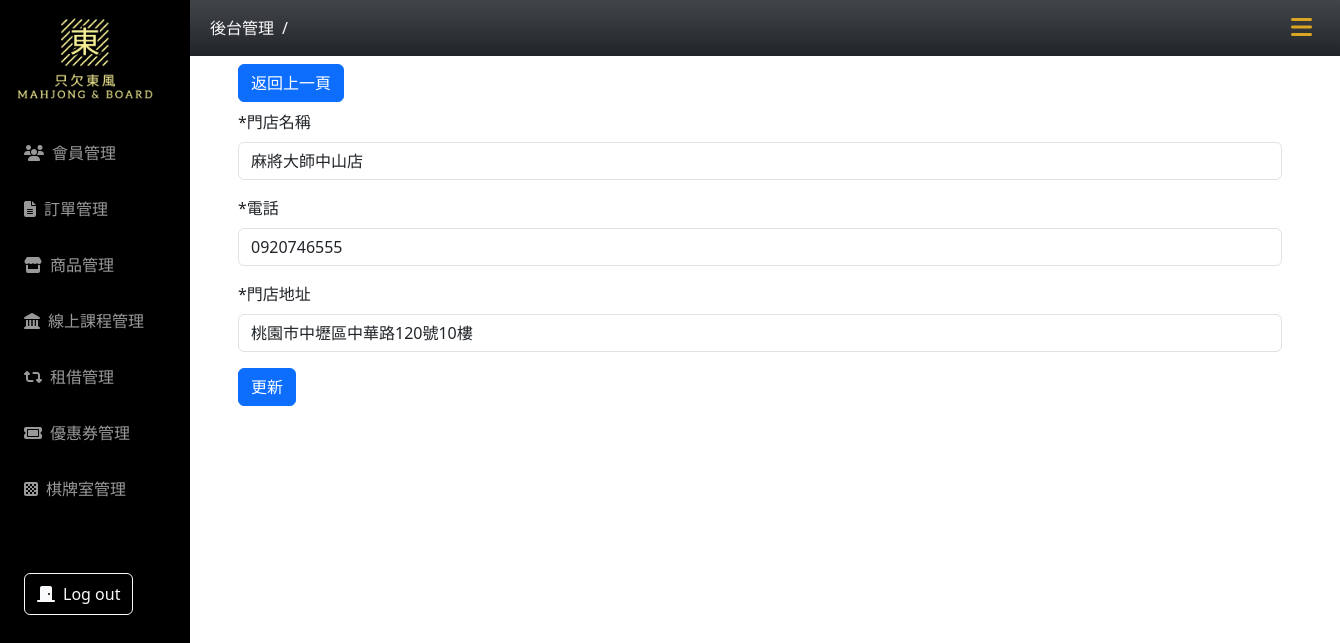
The app's page /mahjong_room/updateBasicInformation.php?room_id=2, older data.
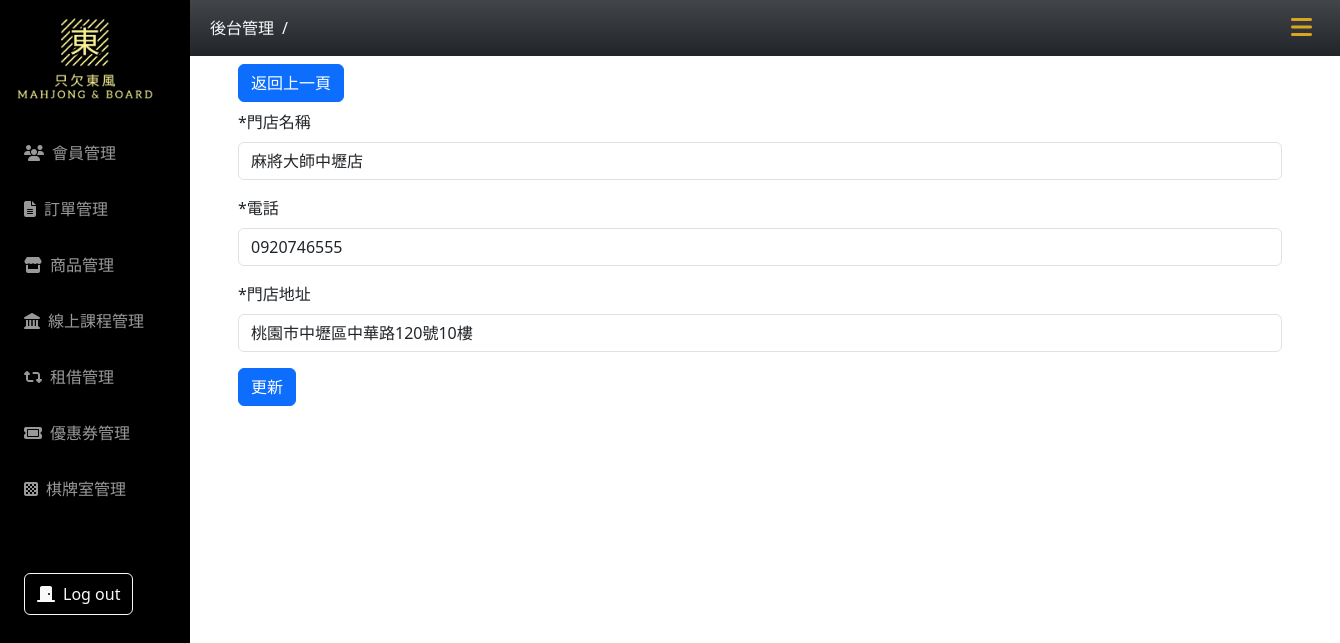
The same page, newer data.
### tables this page shows
CREATE TABLE `mahjong_room` (
  `room_id` int(11) NOT NULL,
  `name` varchar(10) NOT NULL,
  `tele` varchar(10) NOT NULL,
  `tax_number` varchar(8) NOT NULL,
  `address` varchar(100) NOT NULL,
  `open_time` time DEFAULT NULL,
  `close_time` time DEFAULT NULL,
  `create_at` datetime NOT NULL DEFAULT current_timestamp(),
  `update_at` datetime DEFAULT current_timestamp(),
  `owner_id` int(11) DEFAULT NULL,
  `is_deleted` tinyint(4) NOT NULL
);

### mahjong_room/updateBasicInformation.php (the view, shortened to what this page needs)
<?php
require_once("../db_connect_mahjong.php");
$room_id = isset($_GET['room_id']) ? intval($_GET['room_id']) : 0;
$sql = "SELECT name, tele, address FROM mahjong_room WHERE room_id = ?";
$stmt = $conn->prepare($sql);
$stmt->bind_param("i", $room_id);
$stmt->execute();
$result = $stmt->get_result();
$row = $result->fetch_assoc();
$name = $row['name'] ?? '';
$tele = $row['tele'] ?? '';
$address = $row['address'] ?? '';
?>
<!DOCTYPE html>
<html lang="en">
<head>
  <?php include("../css-mahjong.php") ?>
</head>
<body>
  <?php include("../nav.php") ?>
  <div class="container main-content px-5">
    <a href="roomDetails.php?room_id=<?php echo htmlspecialchars($room_id); ?>" class="btn btn-primary my-2">返回上一頁</a>
    <form action="doUpdateBasicInfomation.php" method="post">
      <div class="mb-3">
        <label for="name" class="form-label">*門店名稱</label>
        <input type="text" class="form-control" name="name" value="<?php echo htmlspecialchars($name); ?>" required>
      </div>
      <div class="mb-3">
        <label for="tele" class="form-label">*電話</label>
        <input type="tel" class="form-control" name="tele" value="<?php echo htmlspecialchars($tele); ?>" required>
      </div>
      <div class="mb-3">
        <label for="address" class="form-label">*門店地址</label>
        <input type="text" class="form-control" name="address" value="<?php echo htmlspecialchars($address); ?>" required>
      </div>
      <button class="btn btn-primary" type="submit">更新</button>
    </form>
  </div>
</body>
</html>

Row changes from the older to the newer data that the page shows:
changed mahjong_room "桃園市中壢區中華路120號10樓": name "麻將大師中山店" → "麻將大師中壢店"
